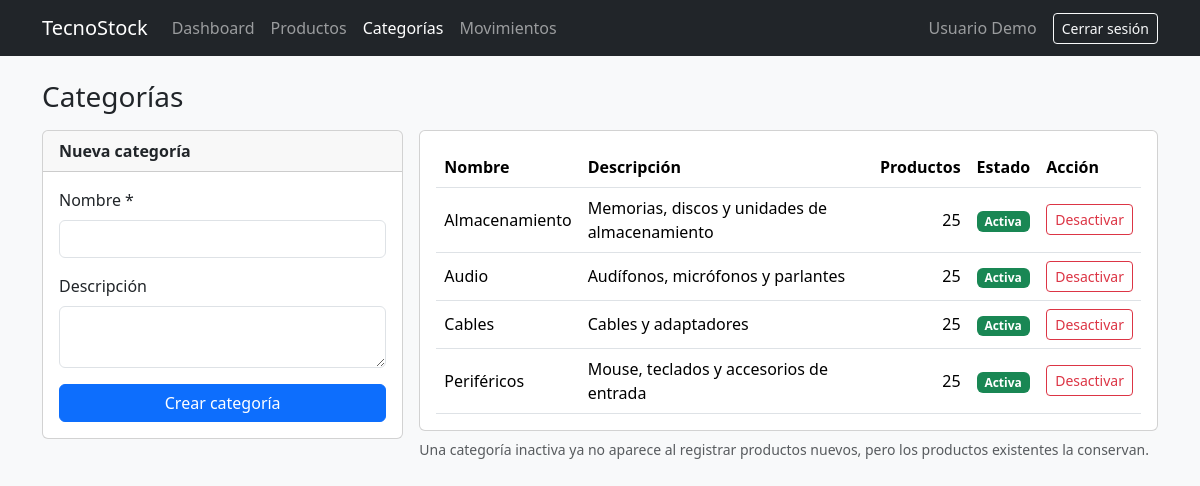
The page /categorias.php (signed in) on the database its author committed.
### tables this page shows
CREATE TABLE IF NOT EXISTS categorias (
    id_categoria INT AUTO_INCREMENT PRIMARY KEY,
    nombre       VARCHAR(100) NOT NULL UNIQUE,
    descripcion  TEXT,
    estado       TINYINT(1) NOT NULL DEFAULT 1
);

### includes/sesion.php (called while the page is built, shortened)
<?php
function e($valor) {
    return htmlspecialchars((string)$valor, ENT_QUOTES, 'UTF-8');
}

### categorias.php (the view, shortened to what this page needs)
<?php
require_once "includes/sesion.php";
require_once "config/conexion.php";
$nombre = "";
$descripcion = "";
require_once "includes/header.php";
$categorias = $conexion->query(
    "SELECT c.id_categoria, c.nombre, c.descripcion, c.estado, COUNT(p.id_producto) AS total
     FROM categorias c
     LEFT JOIN productos p ON p.id_categoria = c.id_categoria
     GROUP BY c.id_categoria, c.nombre, c.descripcion, c.estado
     ORDER BY c.nombre"
)->fetchAll();
?>
<h1 class="h3 mb-3">Categorías</h1>
<div class="row g-3">
    <div class="col-lg-4">
        <div class="card">
            <div class="card-header fw-bold">Nueva categoría</div>
            <div class="card-body">
                <form method="POST" action="categorias.php" class="needs-validation" novalidate>
                    <div class="mb-3">
                        <label for="nombre" class="form-label">Nombre *</label>
                        <input type="text" class="form-control" id="nombre" name="nombre" maxlength="100" required
                               value="<?php echo e($nombre); ?>">
                    </div>
                    <div class="mb-3">
                        <label for="descripcion" class="form-label">Descripción</label>
                        <textarea class="form-control" id="descripcion" name="descripcion" rows="2"
                                  maxlength="500"><?php echo e($descripcion); ?></textarea>
                    </div>
                    <button type="submit" class="btn btn-primary w-100">Crear categoría</button>
                </form>
            </div>
        </div>
    </div>
    <div class="col-lg-8">
        <div class="card">
            <div class="card-body">
                <?php if (count($categorias) === 0): ?>
                    <p class="text-muted mb-0">Aún no hay categorías.</p>
                <?php else: ?>
                    <div class="table-responsive">
                        <table class="table table-hover align-middle mb-0">
                            <thead>
                                <tr>
                                    <th>Nombre</th>
                                    <th>Descripción</th>
                                    <th class="text-end">Productos</th>
                                    <th>Estado</th>
                                    <th>Acción</th>
                                </tr>
                            </thead>
                            <tbody>
                                <?php foreach ($categorias as $c): ?>
                                    <tr class="<?php echo $c['estado'] == 0 ? 'table-secondary' : ''; ?>">
                                        <td><?php echo e($c['nombre']); ?></td>
                                        <td><?php echo e($c['descripcion']); ?></td>
                                        <td class="text-end"><?php echo (int)$c['total']; ?></td>
                                        <td>
                                            <span class="badge <?php echo $c['estado'] == 1 ? 'text-bg-success' : 'text-bg-secondary'; ?>">
                                                <?php echo $c['estado'] == 1 ? 'Activa' : 'Inactiva'; ?>
                                            </span>
                                        </td>
                                        <td>
                                            <form method="POST" action="categorias.php" class="d-inline"
                                                  data-confirmar="¿<?php echo $c['estado'] == 1 ? 'Desactivar' : 'Activar'; ?> la categoría '<?php echo e($c['nombre']); ?>'?">
                                                <button type="submit"
                                                        class="btn btn-sm <?php echo $c['estado'] == 1 ? 'btn-outline-danger' : 'btn-outline-secondary'; ?>">
                                                    <?php echo $c['estado'] == 1 ? 'Desactivar' : 'Activar'; ?>
                                                </button>
                                            </form>
                                        </td>
                                    </tr>
                                <?php endforeach; ?>
                            </tbody>
                        </table>
                    </div>
                <?php endif; ?>
            </div>
        </div>
        <p class="text-muted small mt-2">Una categoría inactiva ya no aparece al registrar productos nuevos, pero los productos existentes la conservan.</p>
    </div>
</div>
<?php require_once "includes/footer.php"; ?>

### includes/header.php (shortened to what this page needs)
<?php
require_once __DIR__ . "/sesion.php";
$pagina_actual = basename($_SERVER['PHP_SELF']);
$paginas_productos = ['productos.php', 'producto_nuevo.php', 'producto_editar.php'];
?>
<!DOCTYPE html>
<html lang="es">
<head>
    <link href="https://cdn.jsdelivr.net/npm/bootstrap@5.3.3/dist/css/bootstrap.min.css" rel="stylesheet">
</head>
<body class="bg-light">
<nav class="navbar navbar-expand-lg navbar-dark bg-dark">
    <div class="container">
        <a class="navbar-brand" href="dashboard.php">TecnoStock</a>
        <div class="collapse navbar-collapse" id="menu">
            <ul class="navbar-nav me-auto">
                <li class="nav-item">
                    <a class="nav-link <?php echo $pagina_actual === 'dashboard.php' ? 'active' : ''; ?>"
                       href="dashboard.php">Dashboard</a>
                </li>
                <li class="nav-item">
                    <a class="nav-link <?php echo in_array($pagina_actual, $paginas_productos) ? 'active' : ''; ?>"
                       href="productos.php">Productos</a>
                </li>
                <li class="nav-item">
                    <a class="nav-link <?php echo $pagina_actual === 'categorias.php' ? 'active' : ''; ?>"
                       href="categorias.php">Categorías</a>
                </li>
                <li class="nav-item">
                    <a class="nav-link <?php echo $pagina_actual === 'movimientos.php' ? 'active' : ''; ?>"
                       href="movimientos.php">Movimientos</a>
                </li>
            </ul>
            <span class="navbar-text me-3">
                <?php echo e($_SESSION['nombre']); ?>
            </span>
            <a href="logout.php" class="btn btn-outline-light btn-sm">Cerrar sesión</a>
        </div>
    </div>
</nav>
<div class="container mt-4">

### includes/footer.php (shortened to what this page needs)
</div>
</body>
</html>

### rows shown on the page
categorias: nombre "Almacenamiento", descripcion "Memorias, discos y unidades de almacenamiento", total "25", estado "Activa"
categorias: nombre "Audio", descripcion "Audífonos, micrófonos y parlantes", total "25", estado "Activa"
categorias: nombre "Cables", descripcion "Cables y adaptadores", total "25", estado "Activa"
categorias: nombre "Periféricos", descripcion "Mouse, teclados y accesorios de entrada", total "25", estado "Activa"

### other values the page prints
$_SESSION['nombre'] "Usuario Demo"
